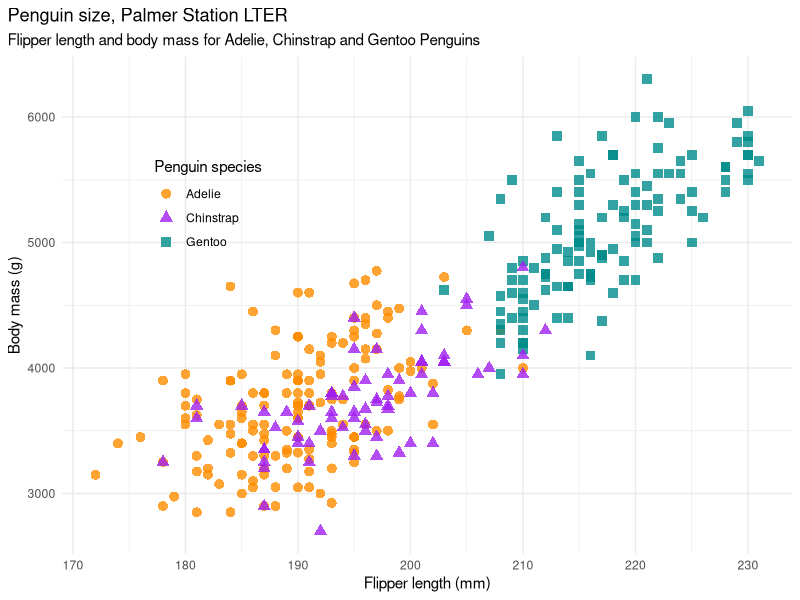
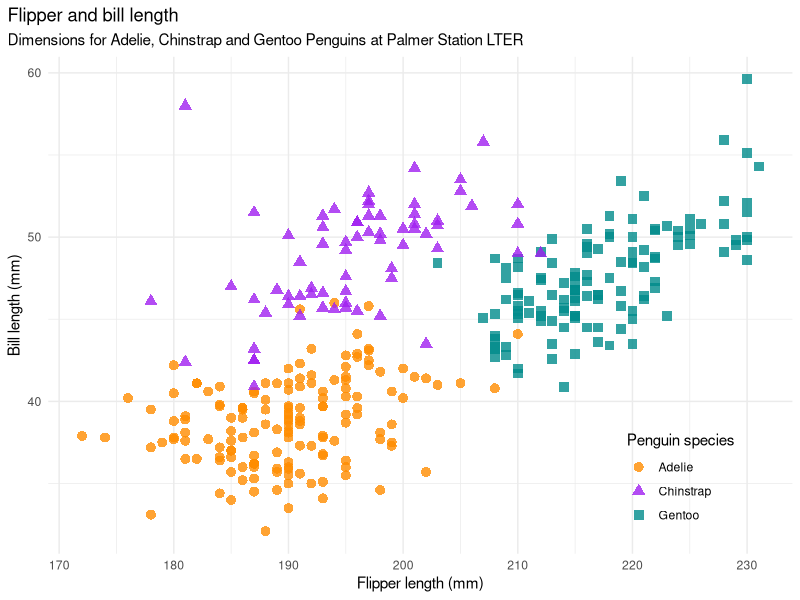
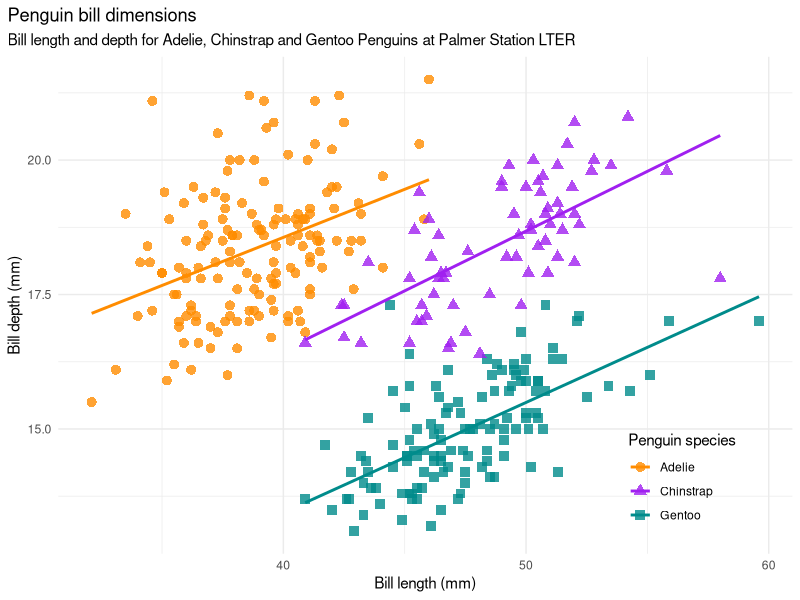
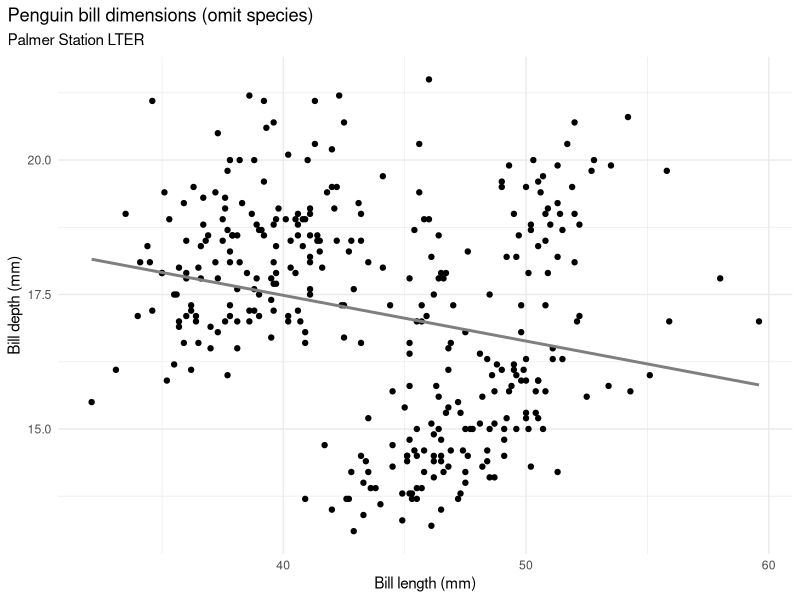
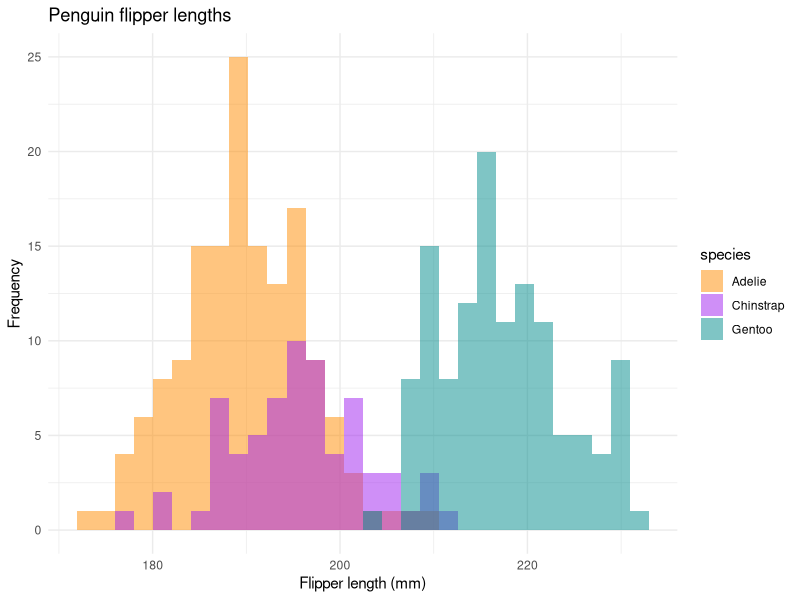
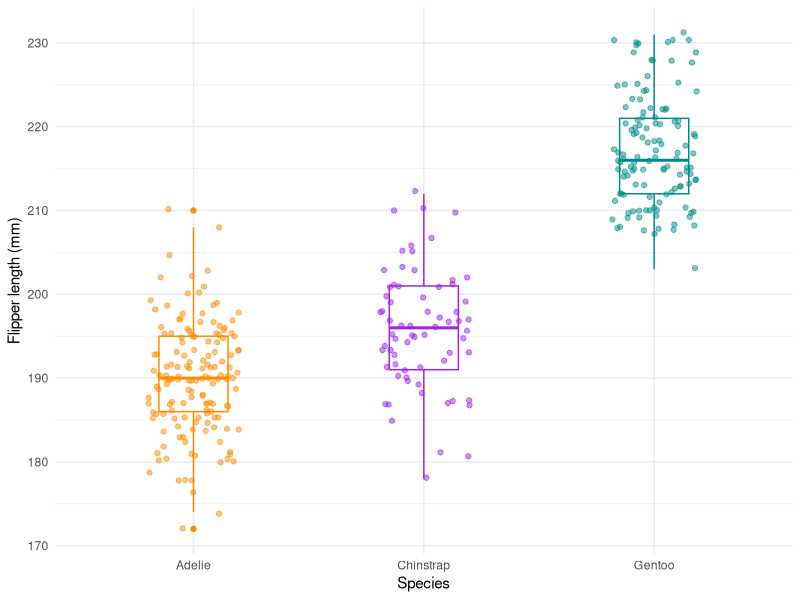
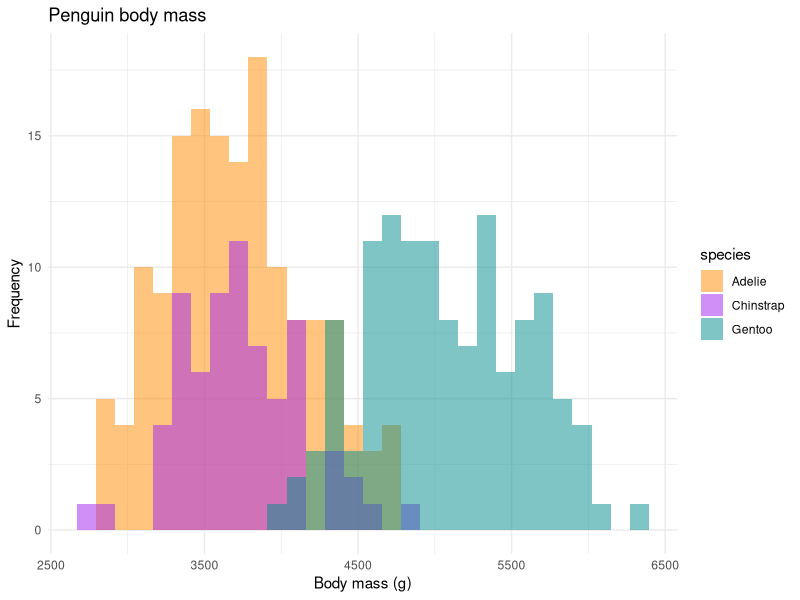
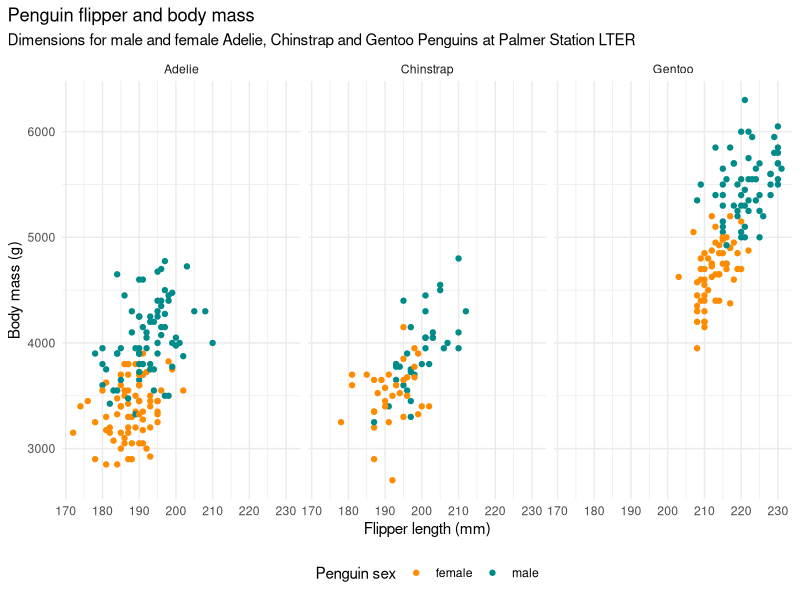

Write the R code that produced these figures, in order.
## ---- chunk 1
knitr::opts_chunk$set(echo = TRUE)
library(palmerpenguins)
library(ggplot2)
library(dplyr)

ggplot2::theme_set(ggplot2::theme_minimal())
## ---- chunk 2
mass_flipper <- ggplot(data = penguins, 
                       aes(x = flipper_length_mm,
                           y = body_mass_g)) +
  geom_point(aes(color = species, 
                 shape = species),
             size = 3,
             alpha = 0.8) +
  scale_color_manual(values = c("darkorange","purple","cyan4")) +
  labs(title = "Penguin size, Palmer Station LTER",
       subtitle = "Flipper length and body mass for Adelie, Chinstrap and Gentoo Penguins",
       x = "Flipper length (mm)",
       y = "Body mass (g)",
       color = "Penguin species",
       shape = "Penguin species") +
  theme(legend.position = c(0.2, 0.7),
        plot.title.position = "plot",
        plot.caption = element_text(hjust = 0, face= "italic"),
        plot.caption.position = "plot")

mass_flipper
#> Warning: Removed 2 rows containing missing values (geom_point).
## ---- chunk 3
flipper_bill <- ggplot(data = penguins,
                         aes(x = flipper_length_mm,
                             y = bill_length_mm)) +
  geom_point(aes(color = species, 
                 shape = species),
             size = 3,
             alpha = 0.8) +
  scale_color_manual(values = c("darkorange","purple","cyan4")) +
  labs(title = "Flipper and bill length",
       subtitle = "Dimensions for Adelie, Chinstrap and Gentoo Penguins at Palmer Station LTER",
       x = "Flipper length (mm)",
       y = "Bill length (mm)",
       color = "Penguin species",
       shape = "Penguin species") +
  theme(legend.position = c(0.85, 0.15),
        plot.title.position = "plot",
        plot.caption = element_text(hjust = 0, face= "italic"),
        plot.caption.position = "plot")

flipper_bill
#> Warning: Removed 2 rows containing missing values (geom_point).
## ---- chunk 4
bill_len_dep <- ggplot(data = penguins,
                         aes(x = bill_length_mm,
                             y = bill_depth_mm,
                             group = species)) +
  geom_point(aes(color = species, 
                 shape = species),
             size = 3,
             alpha = 0.8) +
  geom_smooth(method = "lm", se = FALSE, aes(color = species)) +
  scale_color_manual(values = c("darkorange","purple","cyan4")) +
  labs(title = "Penguin bill dimensions",
       subtitle = "Bill length and depth for Adelie, Chinstrap and Gentoo Penguins at Palmer Station LTER",
       x = "Bill length (mm)",
       y = "Bill depth (mm)",
       color = "Penguin species",
       shape = "Penguin species") +
  theme(legend.position = c(0.85, 0.15),
        plot.title.position = "plot",
        plot.caption = element_text(hjust = 0, face= "italic"),
        plot.caption.position = "plot")

bill_len_dep
#> `geom_smooth()` using formula 'y ~ x'
#> Warning: Removed 2 rows containing non-finite values (stat_smooth).
#> Warning: Removed 2 rows containing missing values (geom_point).
## ---- chunk 5
bill_no_species <- ggplot(data = penguins,
                         aes(x = bill_length_mm,
                             y = bill_depth_mm)) +
  geom_point() +
  scale_color_manual(values = c("darkorange","purple","cyan4")) +
  labs(title = "Penguin bill dimensions (omit species)",
       subtitle = "Palmer Station LTER",
       x = "Bill length (mm)",
       y = "Bill depth (mm)") +
  theme(plot.title.position = "plot",
        plot.caption = element_text(hjust = 0, face= "italic"),
        plot.caption.position = "plot") +
  geom_smooth(method = "lm", se = FALSE, color = "gray50")

bill_no_species
#> `geom_smooth()` using formula 'y ~ x'
#> Warning: Removed 2 rows containing non-finite values (stat_smooth).
#> Warning: Removed 2 rows containing missing values (geom_point).
## ---- chunk 6


flipper_hist <- ggplot(data = penguins, aes(x = flipper_length_mm)) +
  geom_histogram(aes(fill = species), 
                 alpha = 0.5, 
                 position = "identity") +
  scale_fill_manual(values = c("darkorange","purple","cyan4")) +
  labs(x = "Flipper length (mm)",
       y = "Frequency",
       title = "Penguin flipper lengths")

flipper_hist
#> `stat_bin()` using `bins = 30`. Pick better value with `binwidth`.
#> Warning: Removed 2 rows containing non-finite values (stat_bin).
## ---- chunk 7

flipper_box <- ggplot(data = penguins, aes(x = species, y = flipper_length_mm)) +
  geom_boxplot(aes(color = species), width = 0.3, show.legend = FALSE) +
  geom_jitter(aes(color = species), alpha = 0.5, show.legend = FALSE, position = position_jitter(width = 0.2, seed = 0)) +
  scale_color_manual(values = c("darkorange","purple","cyan4")) +
  labs(x = "Species",
       y = "Flipper length (mm)")

flipper_box
#> Warning: Removed 2 rows containing non-finite values (stat_boxplot).
#> Warning: Removed 2 rows containing missing values (geom_point).
## ---- chunk 8

mass_hist <- ggplot(data = penguins, aes(x = body_mass_g)) +
  geom_histogram(aes(fill = species), 
                 alpha = 0.5, 
                 position = "identity") +
  scale_fill_manual(values = c("darkorange","purple","cyan4")) +
  labs(x = "Body mass (g)",
       y = "Frequency",
       title = "Penguin body mass")

mass_hist
#> `stat_bin()` using `bins = 30`. Pick better value with `binwidth`.
#> Warning: Removed 2 rows containing non-finite values (stat_bin).
## ---- chunk 9

ggplot(penguins, aes(x = flipper_length_mm,
                            y = body_mass_g)) +
  geom_point(aes(color = sex)) +
  scale_color_manual(values = c("darkorange","cyan4"), na.translate = FALSE) +
  labs(title = "Penguin flipper and body mass",
       subtitle = "Dimensions for male and female Adelie, Chinstrap and Gentoo Penguins at Palmer Station LTER",
       x = "Flipper length (mm)",
       y = "Body mass (g)",
       color = "Penguin sex") +
  theme(legend.position = "bottom",
        plot.title.position = "plot",
        plot.caption = element_text(hjust = 0, face= "italic"),
        plot.caption.position = "plot") +
  facet_wrap(~species)
#> Warning: Removed 11 rows containing missing values (geom_point).
## ---- chunk 10
penguins %>%
  select(species, body_mass_g, ends_with("_mm")) %>% 
  GGally::ggpairs(aes(color = species)) +
  scale_colour_manual(values = c("darkorange","purple","cyan4")) +
  scale_fill_manual(values = c("darkorange","purple","cyan4"))
